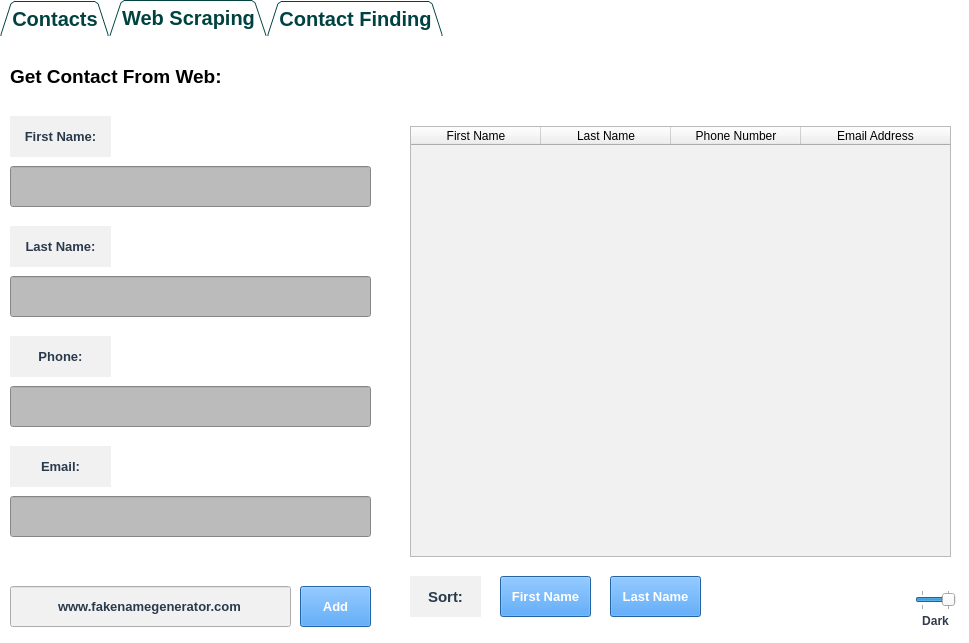
<?xml version="1.0" encoding="UTF-8"?>
<ui version="4.0">
 <class>MainWindow</class>
 <widget class="QMainWindow" name="MainWindow">
  <property name="geometry">
   <rect>
    <x>0</x>
    <y>0</y>
    <width>969</width>
    <height>643</height>
   </rect>
  </property>
  <property name="windowTitle">
   <string>MainWindow</string>
  </property>
  <property name="styleSheet">
   <string notr="true">color:#BFFF00</string>
  </property>
  <widget class="QWidget" name="centralwidget">
   <widget class="QTabWidget" name="tabWidget">
    <property name="geometry">
     <rect>
      <x>0</x>
      <y>0</y>
      <width>969</width>
      <height>643</height>
     </rect>
    </property>
    <property name="font">
     <font>
      <pointsize>15</pointsize>
      <weight>75</weight>
      <bold>true</bold>
     </font>
    </property>
    <property name="styleSheet">
     <string notr="true">background-color:white; color:#004242</string>
    </property>
    <property name="tabPosition">
     <enum>QTabWidget::North</enum>
    </property>
    <property name="tabShape">
     <enum>QTabWidget::Triangular</enum>
    </property>
    <property name="currentIndex">
     <number>1</number>
    </property>
    <property name="documentMode">
     <bool>true</bool>
    </property>
    <widget class="QWidget" name="tab_2">
     <attribute name="title">
      <string>Contacts</string>
     </attribute>
     <widget class="QLabel" name="label_5">
      <property name="geometry">
       <rect>
        <x>10</x>
        <y>20</y>
        <width>951</width>
        <height>41</height>
       </rect>
      </property>
      <property name="font">
       <font>
        <pointsize>14</pointsize>
        <weight>75</weight>
        <bold>true</bold>
       </font>
      </property>
      <property name="styleSheet">
       <string notr="true">color:black</string>
      </property>
      <property name="text">
       <string>Change Contacts:</string>
      </property>
      <property name="alignment">
       <set>Qt::AlignLeading|Qt::AlignLeft|Qt::AlignVCenter</set>
      </property>
     </widget>
     <widget class="QTableWidget" name="tableWidget">
      <property name="geometry">
       <rect>
        <x>410</x>
        <y>90</y>
        <width>541</width>
        <height>431</height>
       </rect>
      </property>
      <property name="styleSheet">
       <string notr="true">background-color:#F1F1F1;color:black</string>
      </property>
      <attribute name="horizontalHeaderDefaultSectionSize">
       <number>130</number>
      </attribute>
      <attribute name="horizontalHeaderShowSortIndicator" stdset="0">
       <bool>false</bool>
      </attribute>
      <attribute name="horizontalHeaderStretchLastSection">
       <bool>true</bool>
      </attribute>
      <column>
       <property name="text">
        <string>First Name</string>
       </property>
      </column>
      <column>
       <property name="text">
        <string>Last Name</string>
       </property>
      </column>
      <column>
       <property name="text">
        <string>Phone Number</string>
       </property>
      </column>
      <column>
       <property name="text">
        <string>Email Address</string>
       </property>
      </column>
     </widget>
     <widget class="QLabel" name="label_6">
      <property name="geometry">
       <rect>
        <x>410</x>
        <y>540</y>
        <width>71</width>
        <height>41</height>
       </rect>
      </property>
      <property name="font">
       <font>
        <pointsize>11</pointsize>
        <weight>75</weight>
        <bold>true</bold>
       </font>
      </property>
      <property name="styleSheet">
       <string notr="true">background-color:#F1F1F1;color:#293A4C</string>
      </property>
      <property name="text">
       <string>Sort:</string>
      </property>
      <property name="alignment">
       <set>Qt::AlignCenter</set>
      </property>
     </widget>
     <widget class="QPushButton" name="pushButton_first">
      <property name="geometry">
       <rect>
        <x>500</x>
        <y>540</y>
        <width>91</width>
        <height>41</height>
       </rect>
      </property>
      <property name="font">
       <font>
        <pointsize>10</pointsize>
        <weight>75</weight>
        <bold>true</bold>
       </font>
      </property>
      <property name="cursor">
       <cursorShape>PointingHandCursor</cursorShape>
      </property>
      <property name="styleSheet">
       <string notr="true">background-color:#318CE7; color:white</string>
      </property>
      <property name="text">
       <string>First Name</string>
      </property>
      <property name="autoDefault">
       <bool>false</bool>
      </property>
      <property name="default">
       <bool>false</bool>
      </property>
      <property name="flat">
       <bool>false</bool>
      </property>
     </widget>
     <widget class="QPushButton" name="pushButton_last">
      <property name="geometry">
       <rect>
        <x>610</x>
        <y>540</y>
        <width>91</width>
        <height>41</height>
       </rect>
      </property>
      <property name="font">
       <font>
        <pointsize>10</pointsize>
        <weight>75</weight>
        <bold>true</bold>
       </font>
      </property>
      <property name="cursor">
       <cursorShape>PointingHandCursor</cursorShape>
      </property>
      <property name="styleSheet">
       <string notr="true">background-color:#318CE7; color:white</string>
      </property>
      <property name="text">
       <string>Last Name</string>
      </property>
      <property name="autoDefault">
       <bool>false</bool>
      </property>
      <property name="default">
       <bool>false</bool>
      </property>
      <property name="flat">
       <bool>false</bool>
      </property>
     </widget>
     <widget class="QLineEdit" name="lineEdit_email">
      <property name="geometry">
       <rect>
        <x>10</x>
        <y>460</y>
        <width>361</width>
        <height>41</height>
       </rect>
      </property>
      <property name="font">
       <font>
        <weight>75</weight>
        <bold>true</bold>
       </font>
      </property>
      <property name="styleSheet">
       <string notr="true">background-color:#BBBBBB; color:#004242</string>
      </property>
     </widget>
     <widget class="QLabel" name="label_2">
      <property name="geometry">
       <rect>
        <x>10</x>
        <y>190</y>
        <width>101</width>
        <height>41</height>
       </rect>
      </property>
      <property name="font">
       <font>
        <pointsize>10</pointsize>
        <weight>75</weight>
        <bold>true</bold>
       </font>
      </property>
      <property name="styleSheet">
       <string notr="true">background-color:#F1F1F1;color:#293A4C</string>
      </property>
      <property name="text">
       <string>Last Name:</string>
      </property>
      <property name="alignment">
       <set>Qt::AlignCenter</set>
      </property>
     </widget>
     <widget class="QLabel" name="label_3">
      <property name="geometry">
       <rect>
        <x>10</x>
        <y>300</y>
        <width>101</width>
        <height>41</height>
       </rect>
      </property>
      <property name="font">
       <font>
        <pointsize>10</pointsize>
        <weight>75</weight>
        <bold>true</bold>
       </font>
      </property>
      <property name="styleSheet">
       <string notr="true">background-color:#F1F1F1;color:#293A4C</string>
      </property>
      <property name="text">
       <string>Phone:</string>
      </property>
      <property name="alignment">
       <set>Qt::AlignCenter</set>
      </property>
     </widget>
     <widget class="QLineEdit" name="lineEdit_phone">
      <property name="geometry">
       <rect>
        <x>10</x>
        <y>350</y>
        <width>361</width>
        <height>41</height>
       </rect>
      </property>
      <property name="font">
       <font>
        <weight>75</weight>
        <bold>true</bold>
       </font>
      </property>
      <property name="styleSheet">
       <string notr="true">background-color:#BBBBBB; color:#004242</string>
      </property>
     </widget>
     <widget class="QLineEdit" name="lineEdit_Fname">
      <property name="geometry">
       <rect>
        <x>10</x>
        <y>130</y>
        <width>361</width>
        <height>41</height>
       </rect>
      </property>
      <property name="font">
       <font>
        <weight>75</weight>
        <bold>true</bold>
       </font>
      </property>
      <property name="styleSheet">
       <string notr="true">background-color:#BBBBBB; color:#004242</string>
      </property>
      <property name="text">
       <string/>
      </property>
     </widget>
     <widget class="QLabel" name="label">
      <property name="geometry">
       <rect>
        <x>10</x>
        <y>80</y>
        <width>101</width>
        <height>41</height>
       </rect>
      </property>
      <property name="font">
       <font>
        <pointsize>10</pointsize>
        <weight>75</weight>
        <bold>true</bold>
       </font>
      </property>
      <property name="styleSheet">
       <string notr="true">background-color:#F1F1F1;color:#293A4C</string>
      </property>
      <property name="text">
       <string>First Name:</string>
      </property>
      <property name="alignment">
       <set>Qt::AlignCenter</set>
      </property>
     </widget>
     <widget class="QLineEdit" name="lineEdit_Lname">
      <property name="geometry">
       <rect>
        <x>10</x>
        <y>240</y>
        <width>361</width>
        <height>41</height>
       </rect>
      </property>
      <property name="font">
       <font>
        <weight>75</weight>
        <bold>true</bold>
       </font>
      </property>
      <property name="styleSheet">
       <string notr="true">background-color:#BBBBBB; color:#004242</string>
      </property>
      <property name="text">
       <string/>
      </property>
     </widget>
     <widget class="QLabel" name="label_4">
      <property name="geometry">
       <rect>
        <x>10</x>
        <y>410</y>
        <width>101</width>
        <height>41</height>
       </rect>
      </property>
      <property name="font">
       <font>
        <pointsize>10</pointsize>
        <weight>75</weight>
        <bold>true</bold>
       </font>
      </property>
      <property name="styleSheet">
       <string notr="true">background-color:#F1F1F1;color:#293A4C</string>
      </property>
      <property name="text">
       <string>Email:</string>
      </property>
      <property name="alignment">
       <set>Qt::AlignCenter</set>
      </property>
     </widget>
     <widget class="QPushButton" name="pushButton_add">
      <property name="geometry">
       <rect>
        <x>20</x>
        <y>550</y>
        <width>71</width>
        <height>41</height>
       </rect>
      </property>
      <property name="font">
       <font>
        <pointsize>10</pointsize>
        <weight>75</weight>
        <bold>true</bold>
       </font>
      </property>
      <property name="cursor">
       <cursorShape>PointingHandCursor</cursorShape>
      </property>
      <property name="styleSheet">
       <string notr="true">background-color:#318CE7; color:white</string>
      </property>
      <property name="text">
       <string>Add</string>
      </property>
      <property name="autoDefault">
       <bool>false</bool>
      </property>
      <property name="default">
       <bool>false</bool>
      </property>
      <property name="flat">
       <bool>false</bool>
      </property>
     </widget>
     <widget class="QPushButton" name="pushButton_update">
      <property name="geometry">
       <rect>
        <x>110</x>
        <y>550</y>
        <width>71</width>
        <height>41</height>
       </rect>
      </property>
      <property name="font">
       <font>
        <pointsize>10</pointsize>
        <weight>75</weight>
        <bold>true</bold>
       </font>
      </property>
      <property name="cursor">
       <cursorShape>PointingHandCursor</cursorShape>
      </property>
      <property name="styleSheet">
       <string notr="true">background-color:#318CE7; color:white</string>
      </property>
      <property name="text">
       <string>Update</string>
      </property>
      <property name="autoDefault">
       <bool>false</bool>
      </property>
      <property name="default">
       <bool>false</bool>
      </property>
      <property name="flat">
       <bool>false</bool>
      </property>
     </widget>
     <widget class="QPushButton" name="pushButton_remove">
      <property name="geometry">
       <rect>
        <x>200</x>
        <y>550</y>
        <width>71</width>
        <height>41</height>
       </rect>
      </property>
      <property name="font">
       <font>
        <pointsize>9</pointsize>
        <weight>75</weight>
        <bold>true</bold>
       </font>
      </property>
      <property name="cursor">
       <cursorShape>PointingHandCursor</cursorShape>
      </property>
      <property name="styleSheet">
       <string notr="true">background-color:#318CE7; color:white</string>
      </property>
      <property name="text">
       <string>Remove</string>
      </property>
      <property name="autoDefault">
       <bool>false</bool>
      </property>
      <property name="default">
       <bool>false</bool>
      </property>
      <property name="flat">
       <bool>false</bool>
      </property>
     </widget>
     <widget class="QLabel" name="labelError">
      <property name="geometry">
       <rect>
        <x>10</x>
        <y>510</y>
        <width>361</width>
        <height>21</height>
       </rect>
      </property>
      <property name="font">
       <font>
        <pointsize>10</pointsize>
        <weight>75</weight>
        <bold>true</bold>
       </font>
      </property>
      <property name="styleSheet">
       <string notr="true">color:#F03B33</string>
      </property>
      <property name="text">
       <string/>
      </property>
      <property name="alignment">
       <set>Qt::AlignLeading|Qt::AlignLeft|Qt::AlignVCenter</set>
      </property>
     </widget>
    </widget>
    <widget class="QWidget" name="tab_3">
     <attribute name="title">
      <string>Web Scraping</string>
     </attribute>
     <widget class="QPushButton" name="pushButtonAdd">
      <property name="geometry">
       <rect>
        <x>670</x>
        <y>280</y>
        <width>71</width>
        <height>51</height>
       </rect>
      </property>
      <property name="font">
       <font>
        <pointsize>10</pointsize>
        <weight>75</weight>
        <bold>true</bold>
       </font>
      </property>
      <property name="cursor">
       <cursorShape>PointingHandCursor</cursorShape>
      </property>
      <property name="styleSheet">
       <string notr="true">background-color:#E6A31D; color:#3D2922</string>
      </property>
      <property name="text">
       <string>Add</string>
      </property>
     </widget>
     <widget class="QLineEdit" name="lineEdit">
      <property name="geometry">
       <rect>
        <x>10</x>
        <y>550</y>
        <width>281</width>
        <height>41</height>
       </rect>
      </property>
      <property name="font">
       <font>
        <pointsize>10</pointsize>
        <weight>75</weight>
        <bold>true</bold>
       </font>
      </property>
      <property name="styleSheet">
       <string notr="true">background-color:#F1F1F1;color:#293A4C</string>
      </property>
      <property name="text">
       <string>www.fakenamegenerator.com</string>
      </property>
      <property name="alignment">
       <set>Qt::AlignCenter</set>
      </property>
      <property name="readOnly">
       <bool>true</bool>
      </property>
     </widget>
     <widget class="QLabel" name="labelError_2">
      <property name="geometry">
       <rect>
        <x>10</x>
        <y>510</y>
        <width>361</width>
        <height>21</height>
       </rect>
      </property>
      <property name="font">
       <font>
        <pointsize>9</pointsize>
        <weight>75</weight>
        <bold>true</bold>
       </font>
      </property>
      <property name="styleSheet">
       <string notr="true">color:#F03B33</string>
      </property>
      <property name="text">
       <string/>
      </property>
      <property name="alignment">
       <set>Qt::AlignLeading|Qt::AlignLeft|Qt::AlignVCenter</set>
      </property>
     </widget>
     <widget class="QTableWidget" name="tableWidget_2">
      <property name="geometry">
       <rect>
        <x>410</x>
        <y>90</y>
        <width>541</width>
        <height>431</height>
       </rect>
      </property>
      <property name="styleSheet">
       <string notr="true">background-color:#F1F1F1;color:black</string>
      </property>
      <attribute name="horizontalHeaderDefaultSectionSize">
       <number>130</number>
      </attribute>
      <attribute name="horizontalHeaderShowSortIndicator" stdset="0">
       <bool>false</bool>
      </attribute>
      <attribute name="horizontalHeaderStretchLastSection">
       <bool>true</bool>
      </attribute>
      <column>
       <property name="text">
        <string>First Name</string>
       </property>
      </column>
      <column>
       <property name="text">
        <string>Last Name</string>
       </property>
      </column>
      <column>
       <property name="text">
        <string>Phone Number</string>
       </property>
      </column>
      <column>
       <property name="text">
        <string>Email Address</string>
       </property>
      </column>
     </widget>
     <widget class="QLabel" name="label_12">
      <property name="geometry">
       <rect>
        <x>410</x>
        <y>540</y>
        <width>71</width>
        <height>41</height>
       </rect>
      </property>
      <property name="font">
       <font>
        <pointsize>11</pointsize>
        <weight>75</weight>
        <bold>true</bold>
       </font>
      </property>
      <property name="styleSheet">
       <string notr="true">background-color:#F1F1F1;color:#293A4C</string>
      </property>
      <property name="text">
       <string>Sort:</string>
      </property>
      <property name="alignment">
       <set>Qt::AlignCenter</set>
      </property>
     </widget>
     <widget class="QPushButton" name="pushButton_add_2">
      <property name="geometry">
       <rect>
        <x>300</x>
        <y>550</y>
        <width>71</width>
        <height>41</height>
       </rect>
      </property>
      <property name="font">
       <font>
        <pointsize>10</pointsize>
        <weight>75</weight>
        <bold>true</bold>
       </font>
      </property>
      <property name="cursor">
       <cursorShape>PointingHandCursor</cursorShape>
      </property>
      <property name="styleSheet">
       <string notr="true">background-color:#318CE7; color:white</string>
      </property>
      <property name="text">
       <string>Add</string>
      </property>
     </widget>
     <widget class="QLabel" name="label_11">
      <property name="geometry">
       <rect>
        <x>10</x>
        <y>20</y>
        <width>951</width>
        <height>41</height>
       </rect>
      </property>
      <property name="font">
       <font>
        <pointsize>14</pointsize>
        <weight>75</weight>
        <bold>true</bold>
       </font>
      </property>
      <property name="styleSheet">
       <string notr="true">color:black</string>
      </property>
      <property name="text">
       <string>Get Contact From Web:</string>
      </property>
      <property name="alignment">
       <set>Qt::AlignLeading|Qt::AlignLeft|Qt::AlignVCenter</set>
      </property>
     </widget>
     <widget class="QLabel" name="label_8">
      <property name="geometry">
       <rect>
        <x>10</x>
        <y>190</y>
        <width>101</width>
        <height>41</height>
       </rect>
      </property>
      <property name="font">
       <font>
        <pointsize>10</pointsize>
        <weight>75</weight>
        <bold>true</bold>
       </font>
      </property>
      <property name="styleSheet">
       <string notr="true">background-color:#F1F1F1;color:#293A4C</string>
      </property>
      <property name="text">
       <string>Last Name:</string>
      </property>
      <property name="alignment">
       <set>Qt::AlignCenter</set>
      </property>
     </widget>
     <widget class="QLineEdit" name="lineEdit_phone_2">
      <property name="geometry">
       <rect>
        <x>10</x>
        <y>350</y>
        <width>361</width>
        <height>41</height>
       </rect>
      </property>
      <property name="font">
       <font>
        <weight>75</weight>
        <bold>true</bold>
       </font>
      </property>
      <property name="styleSheet">
       <string notr="true">background-color:#BBBBBB; color:#004242</string>
      </property>
     </widget>
     <widget class="QLabel" name="label_10">
      <property name="geometry">
       <rect>
        <x>10</x>
        <y>410</y>
        <width>101</width>
        <height>41</height>
       </rect>
      </property>
      <property name="font">
       <font>
        <pointsize>10</pointsize>
        <weight>75</weight>
        <bold>true</bold>
       </font>
      </property>
      <property name="styleSheet">
       <string notr="true">background-color:#F1F1F1;color:#293A4C</string>
      </property>
      <property name="text">
       <string>Email:</string>
      </property>
      <property name="alignment">
       <set>Qt::AlignCenter</set>
      </property>
     </widget>
     <widget class="QLabel" name="label_9">
      <property name="geometry">
       <rect>
        <x>10</x>
        <y>300</y>
        <width>101</width>
        <height>41</height>
       </rect>
      </property>
      <property name="font">
       <font>
        <pointsize>10</pointsize>
        <weight>75</weight>
        <bold>true</bold>
       </font>
      </property>
      <property name="styleSheet">
       <string notr="true">background-color:#F1F1F1;color:#293A4C</string>
      </property>
      <property name="text">
       <string>Phone:</string>
      </property>
      <property name="alignment">
       <set>Qt::AlignCenter</set>
      </property>
     </widget>
     <widget class="QLabel" name="label_7">
      <property name="geometry">
       <rect>
        <x>10</x>
        <y>80</y>
        <width>101</width>
        <height>41</height>
       </rect>
      </property>
      <property name="font">
       <font>
        <pointsize>10</pointsize>
        <weight>75</weight>
        <bold>true</bold>
       </font>
      </property>
      <property name="styleSheet">
       <string notr="true">background-color:#F1F1F1;color:#293A4C</string>
      </property>
      <property name="text">
       <string>First Name:</string>
      </property>
      <property name="alignment">
       <set>Qt::AlignCenter</set>
      </property>
     </widget>
     <widget class="QLineEdit" name="lineEdit_Lname_2">
      <property name="geometry">
       <rect>
        <x>10</x>
        <y>240</y>
        <width>361</width>
        <height>41</height>
       </rect>
      </property>
      <property name="font">
       <font>
        <weight>75</weight>
        <bold>true</bold>
       </font>
      </property>
      <property name="styleSheet">
       <string notr="true">background-color:#BBBBBB; color:#004242</string>
      </property>
      <property name="text">
       <string/>
      </property>
     </widget>
     <widget class="QLineEdit" name="lineEdit_email_2">
      <property name="geometry">
       <rect>
        <x>10</x>
        <y>460</y>
        <width>361</width>
        <height>41</height>
       </rect>
      </property>
      <property name="font">
       <font>
        <weight>75</weight>
        <bold>true</bold>
       </font>
      </property>
      <property name="styleSheet">
       <string notr="true">background-color:#BBBBBB; color:#004242</string>
      </property>
     </widget>
     <widget class="QLineEdit" name="lineEdit_Fname_2">
      <property name="geometry">
       <rect>
        <x>10</x>
        <y>130</y>
        <width>361</width>
        <height>41</height>
       </rect>
      </property>
      <property name="font">
       <font>
        <weight>75</weight>
        <bold>true</bold>
       </font>
      </property>
      <property name="styleSheet">
       <string notr="true">background-color:#BBBBBB; color:#004242</string>
      </property>
      <property name="text">
       <string/>
      </property>
     </widget>
     <widget class="QPushButton" name="pushButton_first_2">
      <property name="geometry">
       <rect>
        <x>500</x>
        <y>540</y>
        <width>91</width>
        <height>41</height>
       </rect>
      </property>
      <property name="font">
       <font>
        <pointsize>10</pointsize>
        <weight>75</weight>
        <bold>true</bold>
       </font>
      </property>
      <property name="cursor">
       <cursorShape>PointingHandCursor</cursorShape>
      </property>
      <property name="styleSheet">
       <string notr="true">background-color:#318CE7; color:white</string>
      </property>
      <property name="text">
       <string>First Name</string>
      </property>
      <property name="autoDefault">
       <bool>false</bool>
      </property>
      <property name="default">
       <bool>false</bool>
      </property>
      <property name="flat">
       <bool>false</bool>
      </property>
     </widget>
     <widget class="QPushButton" name="pushButton_last_2">
      <property name="geometry">
       <rect>
        <x>610</x>
        <y>540</y>
        <width>91</width>
        <height>41</height>
       </rect>
      </property>
      <property name="font">
       <font>
        <pointsize>10</pointsize>
        <weight>75</weight>
        <bold>true</bold>
       </font>
      </property>
      <property name="cursor">
       <cursorShape>PointingHandCursor</cursorShape>
      </property>
      <property name="styleSheet">
       <string notr="true">background-color:#318CE7; color:white</string>
      </property>
      <property name="text">
       <string>Last Name</string>
      </property>
      <property name="autoDefault">
       <bool>false</bool>
      </property>
      <property name="default">
       <bool>false</bool>
      </property>
      <property name="flat">
       <bool>false</bool>
      </property>
     </widget>
    </widget>
    <widget class="QWidget" name="tab_4">
     <attribute name="title">
      <string>Contact Finding</string>
     </attribute>
     <widget class="QPushButton" name="pushButton_Find">
      <property name="geometry">
       <rect>
        <x>20</x>
        <y>80</y>
        <width>101</width>
        <height>51</height>
       </rect>
      </property>
      <property name="font">
       <font>
        <pointsize>10</pointsize>
        <weight>75</weight>
        <bold>true</bold>
       </font>
      </property>
      <property name="cursor">
       <cursorShape>PointingHandCursor</cursorShape>
      </property>
      <property name="styleSheet">
       <string notr="true">background-color:#318CE7; color:white</string>
      </property>
      <property name="text">
       <string>Find</string>
      </property>
     </widget>
     <widget class="QTextBrowser" name="textBrowser">
      <property name="geometry">
       <rect>
        <x>130</x>
        <y>150</y>
        <width>821</width>
        <height>191</height>
       </rect>
      </property>
      <property name="font">
       <font>
        <pointsize>11</pointsize>
       </font>
      </property>
      <property name="styleSheet">
       <string notr="true">background-color:#BBBBBB; color:#004242</string>
      </property>
      <property name="frameShape">
       <enum>QFrame::StyledPanel</enum>
      </property>
      <property name="frameShadow">
       <enum>QFrame::Sunken</enum>
      </property>
      <property name="readOnly">
       <bool>false</bool>
      </property>
     </widget>
     <widget class="QTextBrowser" name="textBrowser_2">
      <property name="geometry">
       <rect>
        <x>130</x>
        <y>370</y>
        <width>341</width>
        <height>171</height>
       </rect>
      </property>
      <property name="font">
       <font>
        <pointsize>11</pointsize>
       </font>
      </property>
      <property name="styleSheet">
       <string notr="true">background-color:#BBBBBB; color:#004242</string>
      </property>
      <property name="frameShape">
       <enum>QFrame::StyledPanel</enum>
      </property>
      <property name="frameShadow">
       <enum>QFrame::Sunken</enum>
      </property>
      <property name="readOnly">
       <bool>false</bool>
      </property>
     </widget>
     <widget class="QLabel" name="label_13">
      <property name="geometry">
       <rect>
        <x>10</x>
        <y>20</y>
        <width>951</width>
        <height>41</height>
       </rect>
      </property>
      <property name="font">
       <font>
        <pointsize>14</pointsize>
        <weight>75</weight>
        <bold>true</bold>
       </font>
      </property>
      <property name="styleSheet">
       <string notr="true">color:black</string>
      </property>
      <property name="text">
       <string>Find Contact In Text:</string>
      </property>
      <property name="alignment">
       <set>Qt::AlignLeading|Qt::AlignLeft|Qt::AlignVCenter</set>
      </property>
     </widget>
     <widget class="QTextBrowser" name="textBrowser_3">
      <property name="geometry">
       <rect>
        <x>610</x>
        <y>370</y>
        <width>341</width>
        <height>171</height>
       </rect>
      </property>
      <property name="font">
       <font>
        <pointsize>11</pointsize>
       </font>
      </property>
      <property name="styleSheet">
       <string notr="true">background-color:#BBBBBB; color:#004242</string>
      </property>
      <property name="frameShape">
       <enum>QFrame::StyledPanel</enum>
      </property>
      <property name="frameShadow">
       <enum>QFrame::Sunken</enum>
      </property>
      <property name="readOnly">
       <bool>false</bool>
      </property>
     </widget>
     <widget class="QLabel" name="label_14">
      <property name="geometry">
       <rect>
        <x>20</x>
        <y>150</y>
        <width>101</width>
        <height>41</height>
       </rect>
      </property>
      <property name="font">
       <font>
        <pointsize>10</pointsize>
        <weight>75</weight>
        <bold>true</bold>
       </font>
      </property>
      <property name="styleSheet">
       <string notr="true">background-color:#F1F1F1;color:#293A4C</string>
      </property>
      <property name="text">
       <string>Text:</string>
      </property>
      <property name="alignment">
       <set>Qt::AlignCenter</set>
      </property>
     </widget>
     <widget class="QLabel" name="label_15">
      <property name="geometry">
       <rect>
        <x>20</x>
        <y>370</y>
        <width>101</width>
        <height>41</height>
       </rect>
      </property>
      <property name="font">
       <font>
        <pointsize>10</pointsize>
        <weight>75</weight>
        <bold>true</bold>
       </font>
      </property>
      <property name="styleSheet">
       <string notr="true">background-color:#F1F1F1;color:#293A4C</string>
      </property>
      <property name="text">
       <string>Name:</string>
      </property>
      <property name="alignment">
       <set>Qt::AlignCenter</set>
      </property>
     </widget>
     <widget class="QLabel" name="label_16">
      <property name="geometry">
       <rect>
        <x>500</x>
        <y>370</y>
        <width>101</width>
        <height>41</height>
       </rect>
      </property>
      <property name="font">
       <font>
        <pointsize>10</pointsize>
        <weight>75</weight>
        <bold>true</bold>
       </font>
      </property>
      <property name="styleSheet">
       <string notr="true">background-color:#F1F1F1;color:#293A4C</string>
      </property>
      <property name="text">
       <string>Phones:</string>
      </property>
      <property name="alignment">
       <set>Qt::AlignCenter</set>
      </property>
     </widget>
    </widget>
   </widget>
   <widget class="QSlider" name="horizontalSlider">
    <property name="geometry">
     <rect>
      <x>915</x>
      <y>590</y>
      <width>41</width>
      <height>20</height>
     </rect>
    </property>
    <property name="maximum">
     <number>1</number>
    </property>
    <property name="pageStep">
     <number>10</number>
    </property>
    <property name="value">
     <number>1</number>
    </property>
    <property name="sliderPosition">
     <number>1</number>
    </property>
    <property name="tracking">
     <bool>true</bool>
    </property>
    <property name="orientation">
     <enum>Qt::Horizontal</enum>
    </property>
    <property name="invertedAppearance">
     <bool>false</bool>
    </property>
    <property name="invertedControls">
     <bool>false</bool>
    </property>
    <property name="tickPosition">
     <enum>QSlider::TicksBothSides</enum>
    </property>
    <property name="tickInterval">
     <number>0</number>
    </property>
   </widget>
   <widget class="QLabel" name="label_dark">
    <property name="geometry">
     <rect>
      <x>915</x>
      <y>610</y>
      <width>41</width>
      <height>21</height>
     </rect>
    </property>
    <property name="font">
     <font>
      <pointsize>9</pointsize>
      <weight>75</weight>
      <bold>true</bold>
     </font>
    </property>
    <property name="styleSheet">
     <string notr="true">background-color:white; color:#313B4D</string>
    </property>
    <property name="text">
     <string>Dark</string>
    </property>
    <property name="alignment">
     <set>Qt::AlignCenter</set>
    </property>
   </widget>
   <zorder>tabWidget</zorder>
   <zorder>label_dark</zorder>
   <zorder>horizontalSlider</zorder>
  </widget>
 </widget>
 <resources/>
 <connections/>
</ui>
